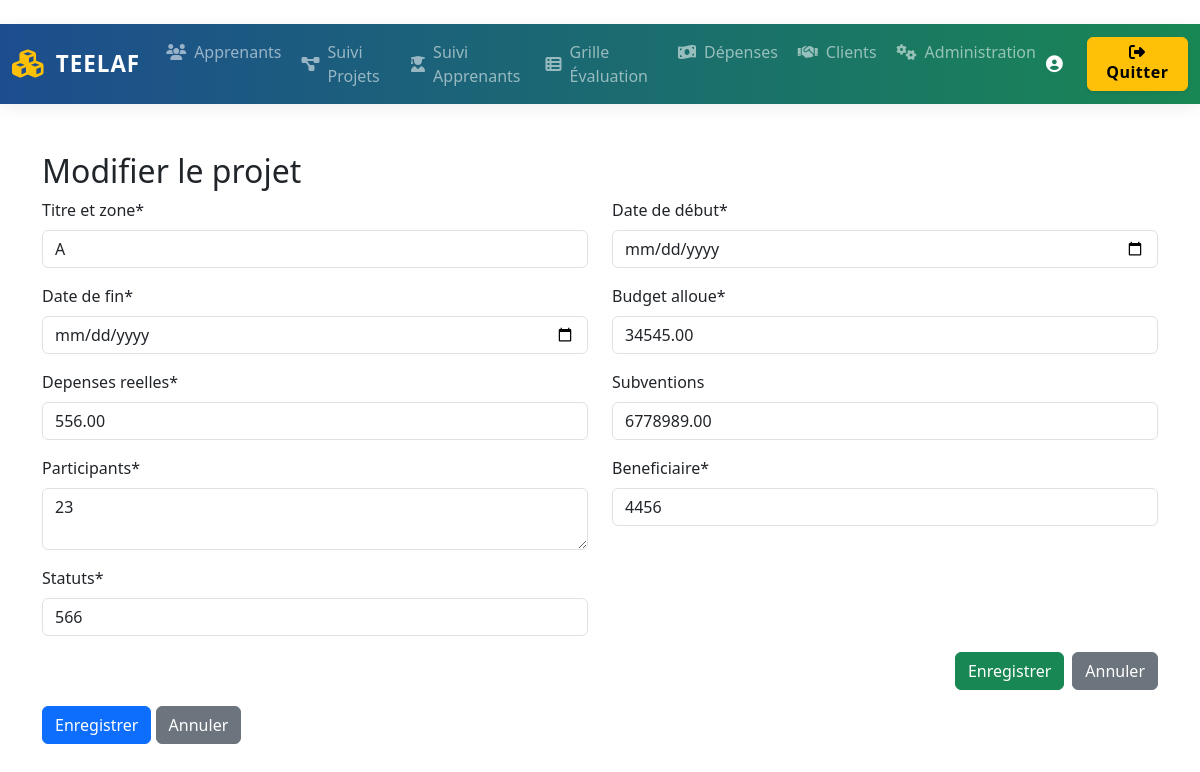
Page /Suivi_projects/projet/modifier/2/ on the committed database.
### teelaf/Suivi_projects/models.py (models this page shows, shortened)
class SuiviProjet(models.Model):
    Titre_et_zone = models.CharField(max_length=255)
    Date_de_début = models.DateField()
    Date_de_fin = models.DateField()
    Budget_alloue = models.DecimalField(max_digits=12, decimal_places=2)
    Depenses_reelles = models.DecimalField(max_digits=12, decimal_places=2)
    Subventions = models.DecimalField(max_digits=12, decimal_places=2, blank=True, null=True)
    Participants = models.TextField()
    Beneficiaire = models.CharField(max_length=255)
    Statuts = models.CharField(max_length=100)

### teelaf/Suivi_projects/views.py (the view)
# urls.py: path('projet/modifier/<int:pk>/', views.modifier_projet, name='modifier_projet'),
def modifier_projet(request, pk):
    projet = get_object_or_404(SuiviProjet, pk=pk)
    if request.method == 'POST':
        form = SuiviProjetForm(request.POST, instance=projet)
        if form.is_valid():
            form.save()
            messages.success(request, "Projet modifié avec succès.")
            return redirect('suivi_projects_main')
    else:
        form = SuiviProjetForm(instance=projet)
    return render(request, 'Suivi_projects/modifier_projet.html', {'form': form, 'projet': projet})

### teelaf/templates/Suivi_projects/modifier_projet.html (shortened to what this page needs)
{% extends 'base.html' %}
{% load crispy_forms_tags %}
{% block content %}
<h2>Modifier le projet</h2>
<form method="post">
    {% crispy form %}
    <button type="submit" class="btn btn-primary">Enregistrer</button>
    <a href="{% url 'suivi_projects_main' %}" class="btn btn-secondary">Annuler</a>
</form>
{% endblock %}

### rows in the picture
SuiviProjet: Titre_et_zone "A", Budget_alloue "34545.00", Depenses_reelles "556.00", Subventions "6778989.00", Participants "23", Beneficiaire "4456", Statuts "566"
